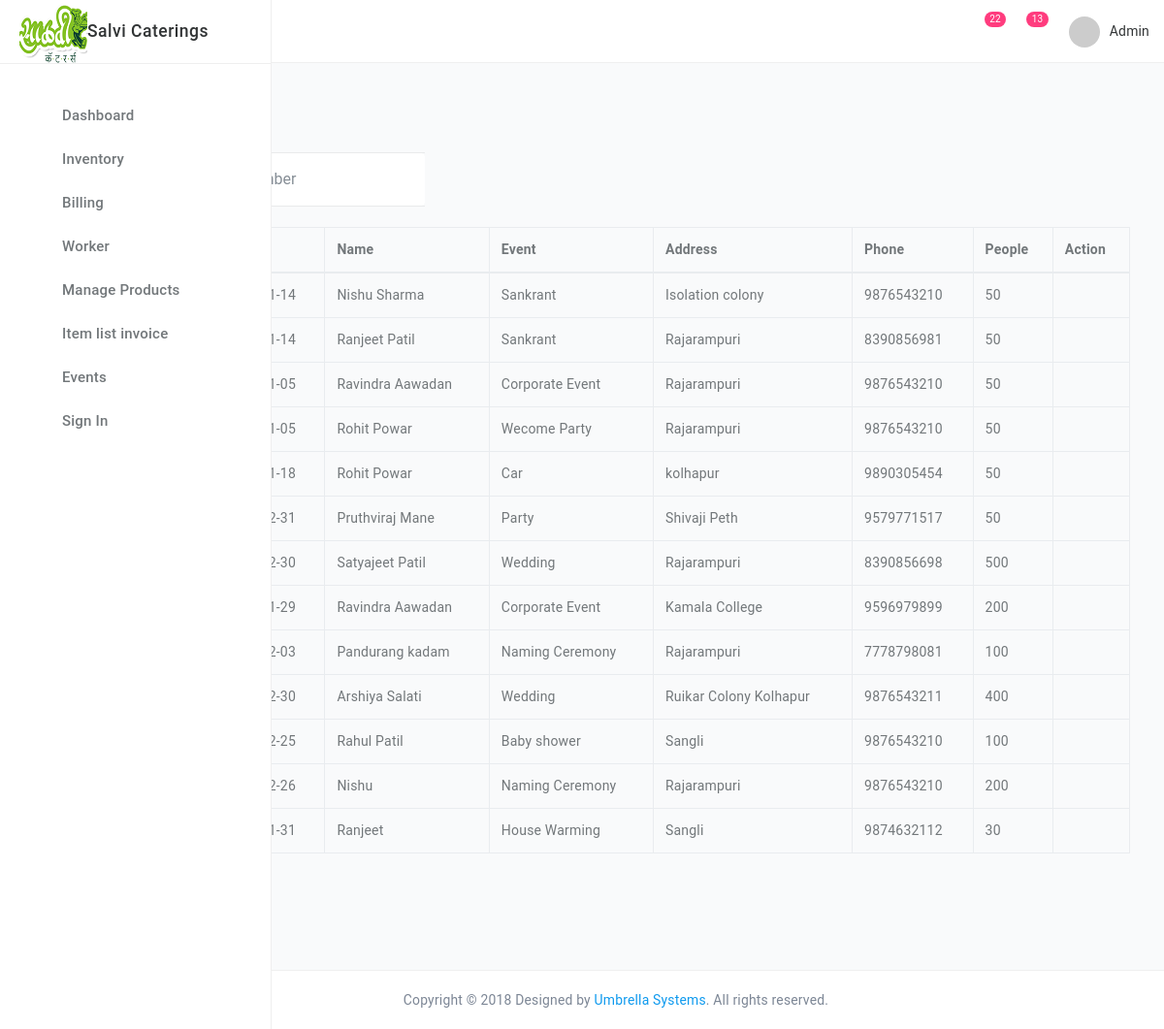
Before: /customer_catering_invoice.php with the older database file.
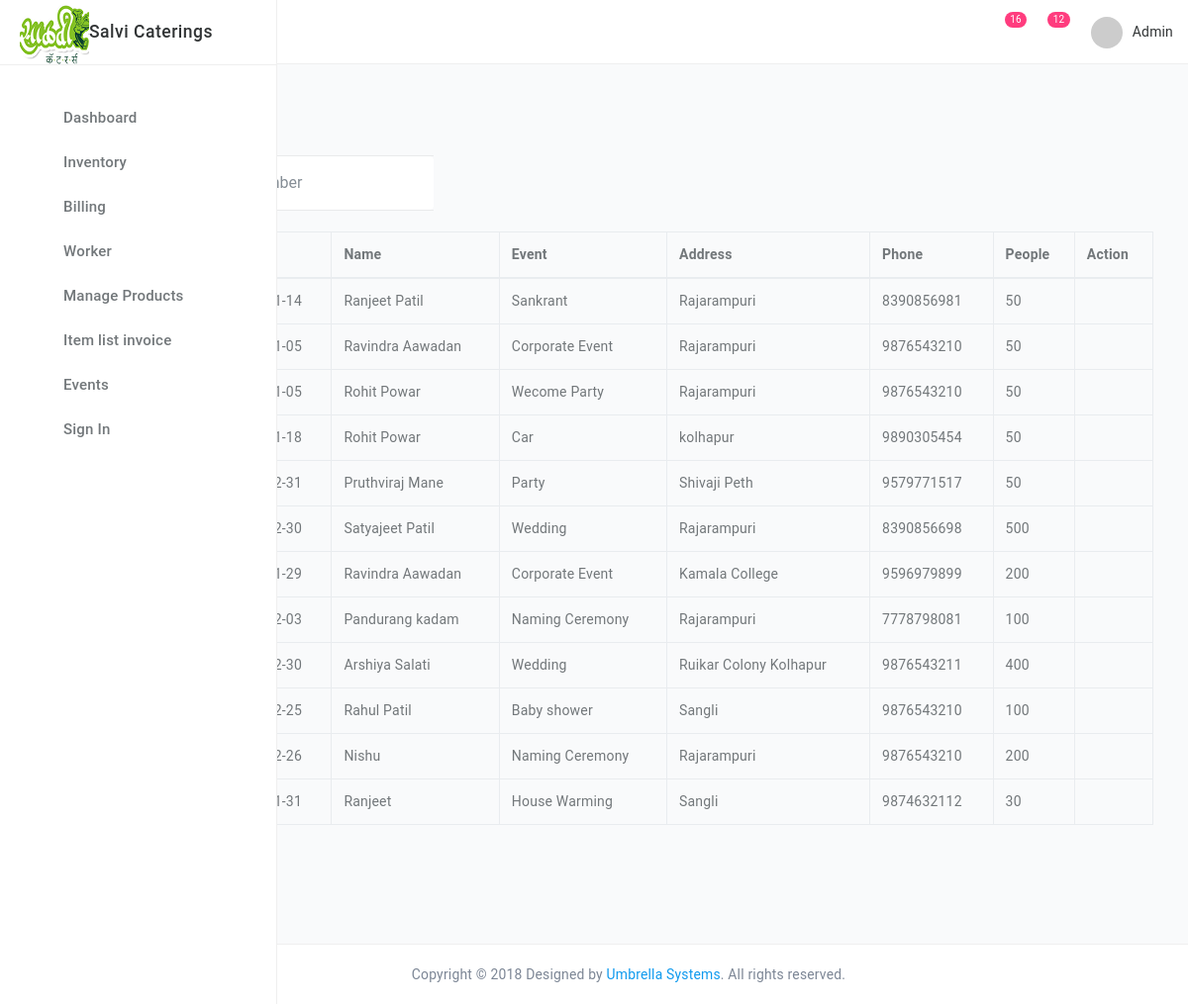
After: the same page with the newer database file.
### tables this page shows
CREATE TABLE `event_info` (
  `c_id` int(11) NOT NULL,
  `o_dt` date NOT NULL,
  `event_name` varchar(50) NOT NULL,
  `date` date NOT NULL,
  `cust_name` varchar(50) NOT NULL,
  `cust_add` text NOT NULL,
  `cust_phone` varchar(10) NOT NULL,
  `qty` int(11) NOT NULL
);

### customer_catering_invoice.php (the view, shortened to what the changed rows need)
<?php include 'header.php';?>
<?php include "db.php";?>
      <main class="main-content bgc-grey-100">
        <div id="mainContent">
          <div class="container-fluid">
      			<br />
          	<?php
$result = mysqli_query($con,"SELECT * FROM event_info order by(c_id) desc");
				echo "<table class='table table-bordered' id='myTable'>
                <thead>
                <tr>
                     <th>Record No.</th>
                     	<th >Date</th>
                        <th>Name</th>
                        <th>Event</th>
                        <th>Address</th>
                        <th>Phone</th>
                        <th>People</th>
                        <th>Action</th>
                    </tr>
                </thead>";
                while($row = mysqli_fetch_array($result))
{
echo "<tr>";
echo "<td>" . $row['c_id'] . "</td>";
echo "<td>" . $row['date'] . "</td>";
echo "<td>" . $row['cust_name'] . "</td>";
echo "<td>" . $row['event_name'] . "</td>";
echo "<td>" . $row['cust_add'] . "</td>";
echo "<td>" . $row['cust_phone'] . "</td>";
echo "<td>" . $row['qty'] . "</td>";
echo "<td>";
?><a href="delete_cater_cust.php?id=<?php echo $row['c_id'] ?>" class="delete" title="Delete" data-toggle="tooltip" onclick="return confirm('Are you sure?')"><i class='ti-trash'>  </i></a></td>
<?php
echo "</tr>";
}
?>
<?php  echo "</table>";?>
</div>
</div>
</main>
<?php include 'footer.php';?>

### header.php (shortened to what the changed rows need)
<!DOCTYPE html>
<html>
<head>
	<link href="style.css" rel="stylesheet">
	</head>
	<body class="app">
<div>
<div class="page-container">
	<div class="header navbar">
		<div class="header-container">
			<?php
								include "db.php";
								$sql = "SELECT count(*) as i_id FROM inventory_stock_cater";
                                 $qry = mysqli_query($con, $sql);
                                 $row = mysqli_fetch_assoc($qry);
                                 $cntitem = $row['i_id'];
                                          $eventsql = "SELECT count(*) as c_id FROM event_info";
                                 $eventqry = mysqli_query($con, $eventsql);
                                 $row = mysqli_fetch_assoc($eventqry);
                                 $cntevent = $row['c_id'];
								?>
			<ul class="nav-right">
				<li class="notifications dropdown"><span class="counter bgc-red"><?php echo "$cntitem" ; ?></span> <a href="#" class="dropdown-toggle no-after" data-toggle="dropdown"><i class="ti-bell"></i></a>
</li>
<li class="notifications dropdown"><span class="counter bgc-blue"><?php echo "$cntevent" ; ?></span> <a href="#" class="dropdown-toggle no-after" data-toggle="dropdown"><i class="ti-email"></i></a>
</li>
</ul>
</div>
</div>

Changed rows visible on the page:
removed event_info: cust_name "Nishu Sharma", event_name "Sankrant", cust_add "Isolation colony", cust_phone "9876543210", qty "50"
Other visible differences:
$cntitem: "22" → "16"
$cntevent: "13" → "12"
